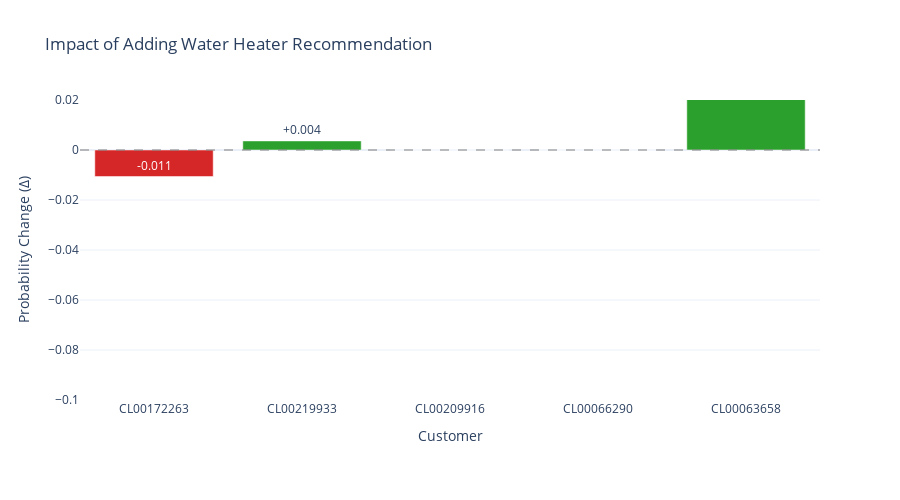

Notebook source saved alongside this figure:
### Code cell
# SCENARIO 3.4: VISUALIZE CROSS-SELL IMPACT
print("\n=== SCENARIO 3.4: CROSS-SELL IMPACT VISUALIZATION ===")

import plotly.graph_objects as go

fig = go.Figure()

# Add bars for each customer
colors = ['#2ca02c' if d > 0 else '#d62728' if d < 0 else '#1f77b4' for d in cross_sell_df['delta']]

fig.add_trace(go.Bar(
    x=cross_sell_df['customer_id'],
    y=cross_sell_df['delta'],
    marker_color=colors,
    text=[f'{d:+.3f}' for d in cross_sell_df['delta']],
    textposition='auto',
    hovertemplate='Customer: %{x}<br>Δ Probability: %{y:+.3f}<br>Baseline: %{customdata[0]:.3f}<br>With Water Heater: %{customdata[1]:.3f}<extra></extra>',
    customdata=cross_sell_df[['baseline', 'new_prob']].values
))

fig.update_layout(
    title='Impact of Adding Water Heater Recommendation',
    xaxis_title='Customer',
    yaxis_title='Probability Change (Δ)',
    yaxis_range=[-0.1, 0.02],
    template='plotly_white',
    height=500,
    margin=dict(b=100)
)

fig.add_hline(y=0, line_dash='dash', line_color='gray', opacity=0.5)
fig.show()

print("\n=== INSIGHTS ===")
print("✅ Boiler + Water heater = small lift (+0.004 to +0.005)")
print("❌ But one customer responded negatively (-0.069)")
print("🔍 Need to identify which customers NOT to cross-sell to")

### Figure 1 — Plotly figure (JSON) as saved in the notebook; plotly's stock layout.template omitted (floating-point values rounded to 4 significant figures)
{"data": [{"customdata": [[0.4169, 0.4063], [0.4914, 0.495], [0.5106, 0.5106], [0.1523, 0.1523], [0.4016, 0.4597]], "hovertemplate": "Customer: %{x}<br>Δ Probability: %{y:+.3f}<br>Baseline: %{customdata[0]:.3f}<br>With Water Heater: %{customdata[1]:.3f}<extra></extra>", "marker": {"color": ["#d62728", "#2ca02c", "#1f77b4", "#1f77b4", "#2ca02c"]}, "text": ["-0.011", "+0.004", "+0.000", "+0.000", "+0.058"], "textposition": "auto", "type": "bar", "x": ["CL00172263", "CL00219933", "CL00209916", "CL00066290", "CL00063658"], "y": [-0.0106, 0.003636, 0.0, 0.0, 0.0581]}], "layout": {"height": 500, "margin": {"b": 100}, "shapes": [{"line": {"color": "gray", "dash": "dash"}, "opacity": 0.5, "type": "line", "x0": 0, "x1": 1, "xref": "x domain", "y0": 0, "y1": 0, "yref": "y"}], "title": {"text": "Impact of Adding Water Heater Recommendation"}, "xaxis": {"title": {"text": "Customer"}}, "yaxis": {"range": [-0.1, 0.02], "title": {"text": "Probability Change (Δ)"}}}}
